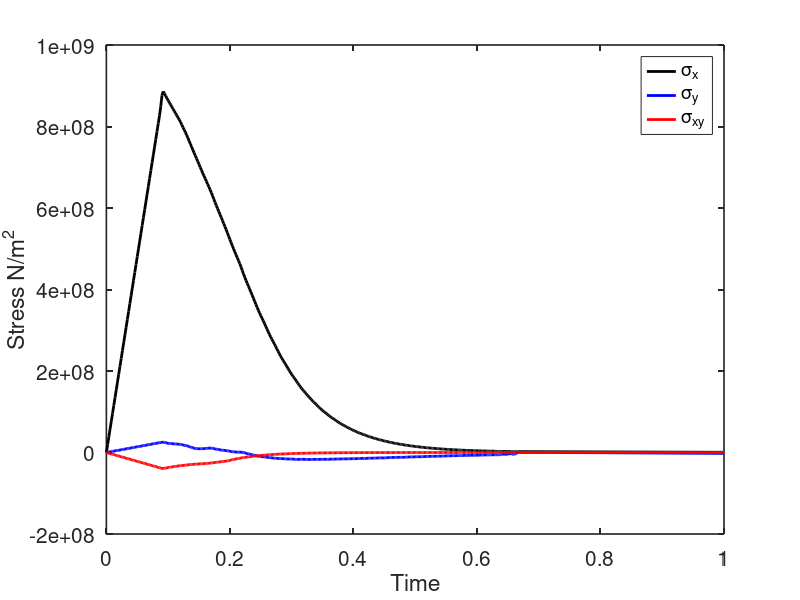

Write MATLAB code to recreate this figure.
A=load('time.txt');
time = A(:,2);

B = load('sx.txt');
sx= B(:,2);

C=load('sy.txt');
sy = C(:,2);

D= load('sxy.txt');
sxy= D(:,2);





figure(1,'position',[50,50,1300,950])
plot(time,sx,'k-',"linewidth", 2) 

hold on
plot(time,sy,'b-',"linewidth", 2)

hold on
plot(time,sxy,'r-',"linewidth", 2)
 
legend('\sigma_{x}','\sigma_{y}','\sigma_{xy}','Location','NorthEast', "fontsize", 10)
set(gca, "linewidth",1.2, "fontsize", 15)


xlabel('Time')
ylabel('Stress N/m^2')
